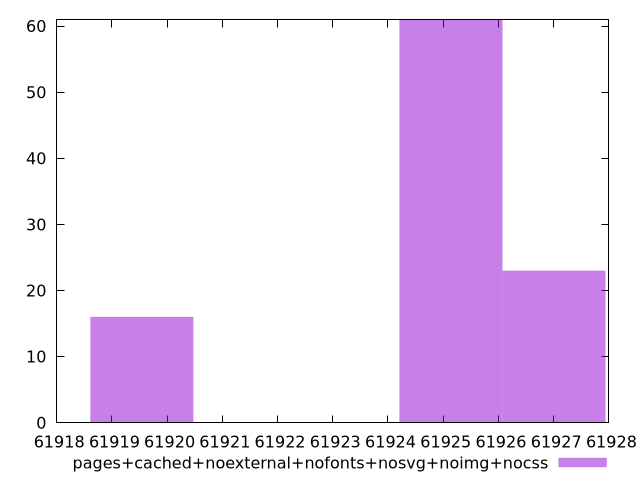

The gnuplot source for this figure:
$_pagesCachedNoexternalNofontsNosvgNoimgNocss <<EOF
61925.14039785887 61
61927.00600628227 23
61919.54357258868 16
EOF
set key outside below
set terminal pngcairo
set output "report_00004_2020-11-02T20-21-41.718Z/total-byte-weight/pages+cached+noexternal+nofonts+nosvg+noimg+nocss//raw_hist.png"
set yrange [0:61]
set boxwidth 1.8656084233982728
set style fill transparent solid 0.5 noborder
plot $_pagesCachedNoexternalNofontsNosvgNoimgNocss title "pages+cached+noexternal+nofonts+nosvg+noimg+nocss" with boxes ,
